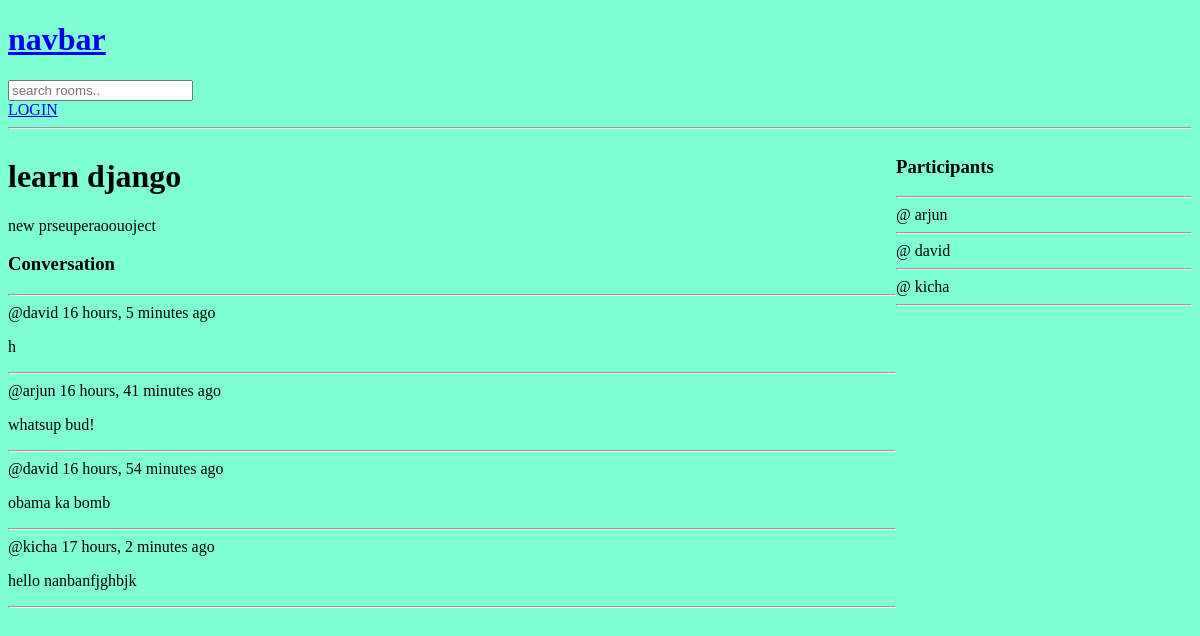
The page /room/1/ on the database as committed earlier.
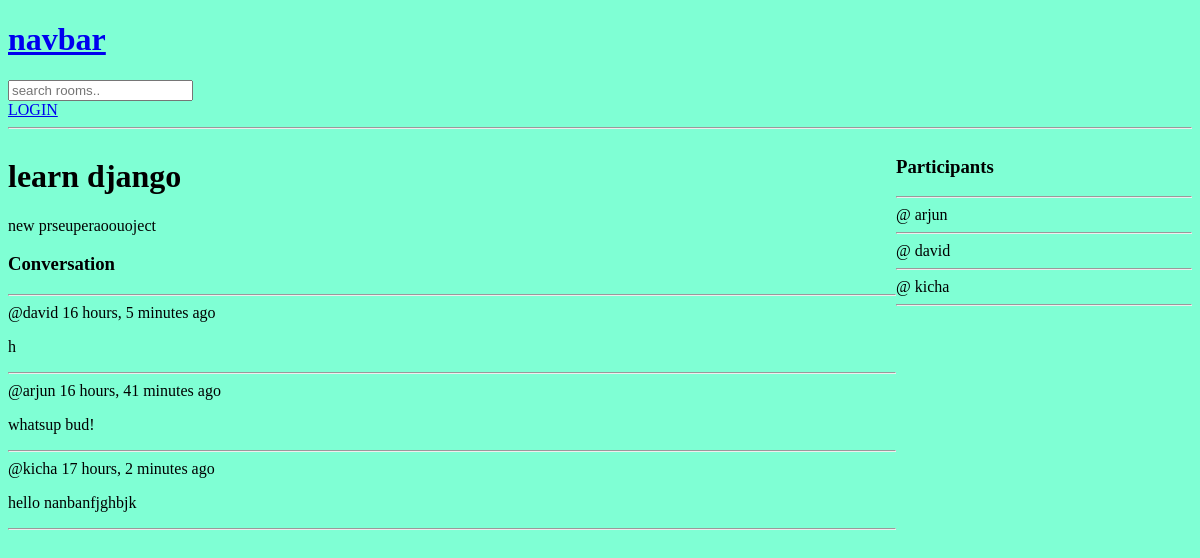
The same page on the database as committed later.
### app1/models.py (models this page shows, shortened)
class Message(models.Model):
    user= models.ForeignKey(User,on_delete=models.CASCADE)
    room= models.ForeignKey(Room, on_delete=models.CASCADE)
    body= models.TextField()
    updated= models.DateTimeField(auto_now=True)
    created= models.DateTimeField(auto_now_add=True)
    class Meta:
        ordering=['-updated','-created']

### app1/views.py (the view, shortened to what this page needs)
# urls.py: path('room/<str:pk>/', views.room,name="room"),
def room(request,pk):
    room= Room.objects.get(id=pk)
    room_messages= room.message_set.all()
    participants= room.participants.all()
    context= {'room':room, 'room_messages': room_messages, 'participants':participants}
    return render(request,'app1/room.html',context)

### app1/templates/app1/room.html (shortened to what this page needs)
{%extends 'main.html' %}
{% block content %}
<div class="room-container">
    <div>
        <h1>{{room.name}}</h1>
        <p>{{room.desc}}</p>
        <div class="comment-wrapper">
            <h3>Conversation</h3>
            <hr>
            {% for message in room_messages%}
            <div>
                @{{message.user}} {{message.created|timesince}} ago
                <p>{{message.body}}</p>
            </div>
            <hr>
            {% endfor %}
        </div>
    </div>
    <div>
        <h3>Participants</h3>
        <hr>
        {% for participant in participants%}
        <div>
           @ {{participant.username}}
        </div>
        <hr>
        {% endfor %}
    </div>
</div>
{%endblock%}

Rows that differ between the two databases and show on the page:
removed Message: user "david", created "16 hours, 54 minutes", body "obama ka bomb"
